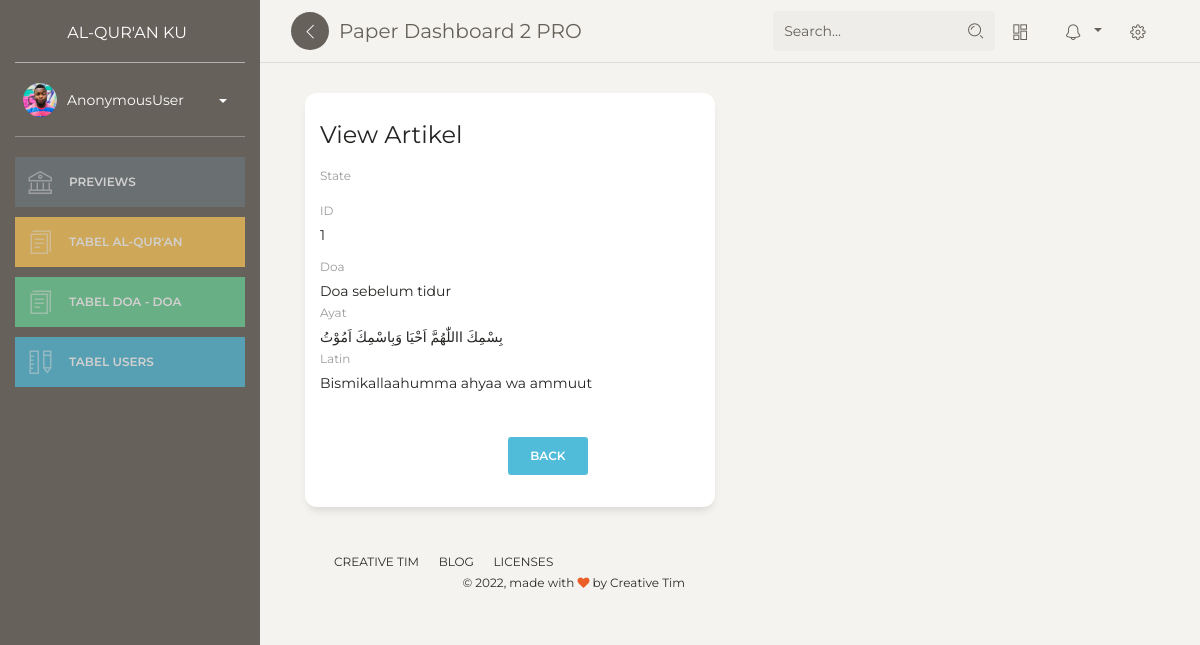
The page /dashboard/doa/lihat/1 on the database its author committed.
### content/models.py (models this page shows, shortened)
class Doa(models.Model):
    id = models.IntegerField(primary_key=True)
    doa = models.CharField(max_length=100)
    ayat  = models.CharField(max_length=1000)
    latin = models.TextField()
    artinya = models.TextField()

### content/views.py (the view)
# urls.py: path('doa/lihat/<str:id>',lihat_doa, name='lihat_doa'),
def lihat_doa(request, id):
    template_name = "back/lihat_doa.html"
    doa = Doa.objects.get(id=id)
    context = {
        'title' : 'View Artikel',
        'doa' :doa,
    }
    return render(request, template_name, context)

### templates/back/lihat_doa.html (shortened to what this page needs)
{% extends 'back/base.html' %}
{% block content %}
<div class="content">
    <div class="container-fluid">
        <div class="row">
            <div class="col-6">
                <div class="card">
                    <form class="form-horizontal" method="POST" enctype="multipart/form-data">
                        <div class="card-header">
                            <h4 class="card-title">
                                {{title}}
                            </h4>
                        </div>
                        <div class="card-content">
                            <div class="form-group">
                                <label class="col-md-3 control-label">State</label>
                            </div>
                            <div class="form-group">
                                <label class="col-md-3 control-label">ID</label>
                                <div class="col-md-9">
                                    {{doa.id}}
                                </div>
                            </div>
                            <div class="form-group">
                                <label class="col-md-3 control-label">Doa</label>
                                <div class="col-md-9">
                                    {{doa.doa}}
                                </div>
                            <div class="form-group">
                                <label class="col-md-3 control-label">Ayat</label>
                                <div class="col-md-9">
                                    {{doa.ayat}}
                                </div>
                            <div class="form-group">
                                <label class="col-md-3 control-label">Latin</label>
                                <div class="col-md-9">
                                    {{doa.latin}}
                                </div>
                        </div>
                        <div class="card-footer text-right">
                            <div class="form-group">
                                <div class="col-md-9">
                                    <a href="{% url 'artikel' %}" type="submit" class="btn btn-fill btn-info">
                                        Back
                                    </a>
                                </div>
                            </div>
                        </div>
                    </form>
                </div>
            </div>
        </div>
</div>
{% endblock content %}

### rows shown on the page
Doa: id "1", doa "Doa sebelum tidur", ayat "بِسْمِكَ االلّٰهُمَّ اَحْيَا وَبِاسْمِكَ اَمُوْتُ", latin "Bismikallaahumma ahyaa wa ammuut"

### other values the page prints
{{ user }} "AnonymousUser"
{{ title }} "View Artikel"
